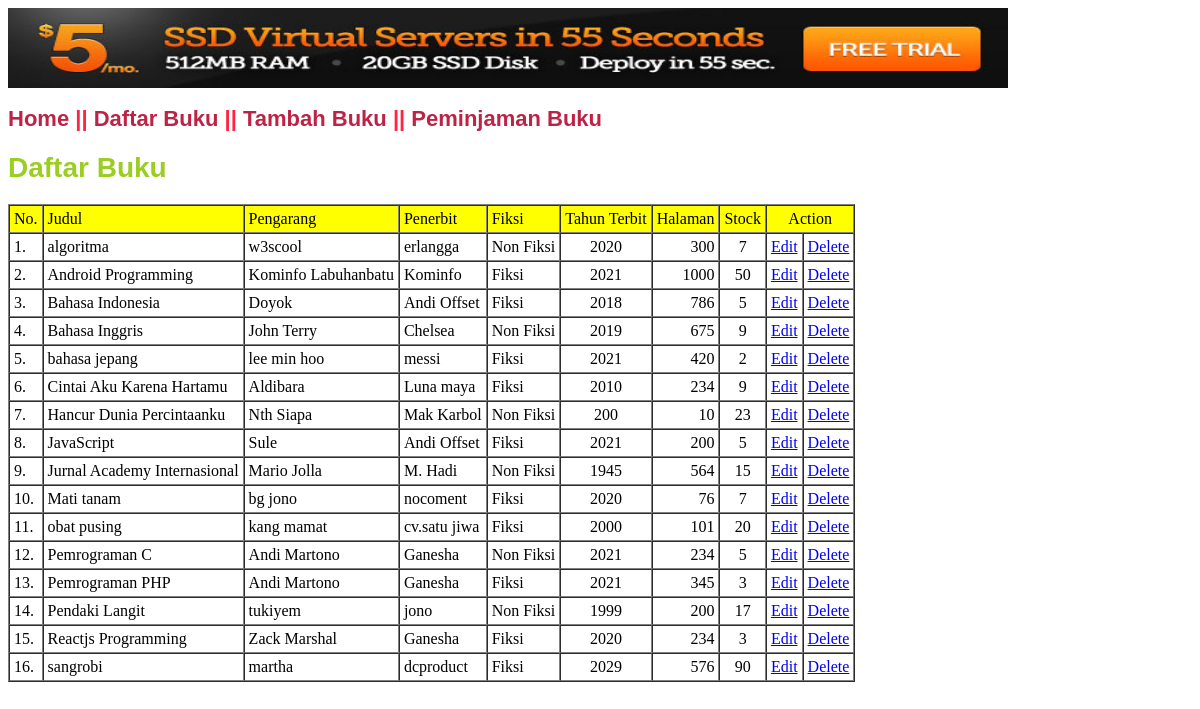
Screenshot of /perpustakaan/daftar_buku.php with the database file from the repository.
### tables this page shows
CREATE TABLE `buku` (
  `id` int(11) NOT NULL AUTO_INCREMENT,
  `judul` varchar(200) NOT NULL,
  `pengarang` varchar(100) NOT NULL,
  `penerbit` varchar(75) NOT NULL,
  `fiksi` tinyint(1) NOT NULL COMMENT '0 fiksi, 1 non fiksi',
  `tahun_terbit` varchar(4) NOT NULL,
  `halaman` int(11) NOT NULL,
  `stock` int(11) NOT NULL,
  PRIMARY KEY (`id`)
);

### perpustakaan/daftar_buku.php (the view, shortened to what this page needs)
<html>
<head>
    <link rel="stylesheet" href="css/judul.css">
</head>
<body>
    <?php include 'master/menu.php' ?>
    <h2>
        <div class="judul">
            Daftar Buku
        </div>
    </h2>
    <table border=1 cellpadding='4px' cellspacing='0px'>
        <tr bgcolor='yellow'>
            <td>No.</td>
            <td>Judul</td>
            <td>Pengarang</td>
            <td>Penerbit</td>
            <td>Fiksi</td>
            <td>Tahun Terbit</td>
            <td>Halaman</td>
            <td>Stock</td>
            <td colspan=2 align='center'>Action</td>
        </tr>
        <?php
        $connect = mysqli_connect("localhost", "root", "", "perpustakaan");
        $ambil = "select * from buku order by judul";
        $tampil = mysqli_query($connect, $ambil);
        $no = 0;
        while ($data = mysqli_fetch_array($tampil)) {
            $no++;
            if ($data['fiksi'] == 0)
                $value = "Fiksi";
            else
                $value = "Non Fiksi";
            echo "<tr>
                    <td>$no.</td>
                    <td>$data[judul]</td>
                    <td>$data[pengarang]</td>
                    <td>$data[penerbit]</td>
                    <td>$value</td>
                    <td align='center'>$data[tahun_terbit]</td>
                    <td align='right'>$data[halaman]</td>
                    <td align='center'>$data[stock]</td>
                    <td>
						<a href=\"javascript:void(0)\"
							onClick=\"window.open('edit.php?id=$data[id]','','scrollbars=yes, menubar=no, resizable=yes, location=no, width=650, height=380, left=30, top=5 screenX=50, screenY=100')\">
							Edit
						</a>
                    </td>
                    <td>
						<a href=\"aksi.php?p=delete&id=$data[id]\" onClick=\"return confirm ('Apakah Anda benar-benar akan menghapus data buku : \\n \\n $data[judul] \\n ') \">
							Delete
						</a>
					</td>
                </tr>";
        }
        ?>
    </table>
</body>
</html>

### perpustakaan/css/judul.css (style rules this page uses)
.judul { font: bold 28px arial; color: #9bcd23; }

### rows the page displays
buku: judul "algoritma", pengarang "w3scool", penerbit "erlangga", fiksi "Non Fiksi", tahun_terbit "2020", halaman "300", stock "7"
buku: judul "Android Programming", pengarang "Kominfo Labuhanbatu", penerbit "Kominfo", fiksi "Fiksi", tahun_terbit "2021", halaman "1000", stock "50", $data[id] 3 (drawn)
buku: judul "Bahasa Indonesia", pengarang "Doyok", penerbit "Andi Offset", fiksi "Fiksi", tahun_terbit "2018", halaman "786", stock "5"
buku: judul "Bahasa Inggris", pengarang "John Terry", penerbit "Chelsea", fiksi "Non Fiksi", tahun_terbit "2019", halaman "675", stock "9", $data[id] 6 (drawn)
buku: judul "bahasa jepang", pengarang "lee min hoo", penerbit "messi", fiksi "Fiksi", tahun_terbit "2021", halaman "420", stock "2"
buku: judul "Cintai Aku Karena Hartamu", pengarang "Aldibara", penerbit "Luna maya", fiksi "Fiksi", tahun_terbit "2010", halaman "234", stock "9"
buku: judul "Hancur Dunia Percintaanku", pengarang "Nth Siapa", penerbit "Mak Karbol", fiksi "Non Fiksi", tahun_terbit "200", halaman "10", stock "23"
buku: judul "JavaScript", pengarang "Sule", penerbit "Andi Offset", fiksi "Fiksi", tahun_terbit "2021", halaman "200", stock "5"
buku: judul "Jurnal Academy Internasional", pengarang "Mario Jolla", penerbit "M. Hadi", fiksi "Non Fiksi", tahun_terbit "1945", halaman "564", stock "15"
buku: judul "Mati tanam", pengarang "bg jono", penerbit "nocoment", fiksi "Fiksi", tahun_terbit "2020", halaman "76", stock "7"
buku: judul "obat pusing", pengarang "kang mamat", penerbit "cv.satu jiwa", fiksi "Fiksi", tahun_terbit "2000", halaman "101", stock "20"
buku: judul "Pemrograman C", pengarang "Andi Martono", penerbit "Ganesha", fiksi "Non Fiksi", tahun_terbit "2021", halaman "234", stock "5"
buku: judul "Pemrograman PHP", pengarang "Andi Martono", penerbit "Ganesha", fiksi "Fiksi", tahun_terbit "2021", halaman "345", stock "3"
buku: judul "Pendaki Langit", pengarang "tukiyem", penerbit "jono", fiksi "Non Fiksi", tahun_terbit "1999", halaman "200", stock "17"
buku: judul "Reactjs Programming", pengarang "Zack Marshal", penerbit "Ganesha", fiksi "Fiksi", tahun_terbit "2020", halaman "234", stock "3"
buku: judul "sangrobi", pengarang "martha", penerbit "dcproduct", fiksi "Fiksi", tahun_terbit "2029", halaman "576", stock "90"
